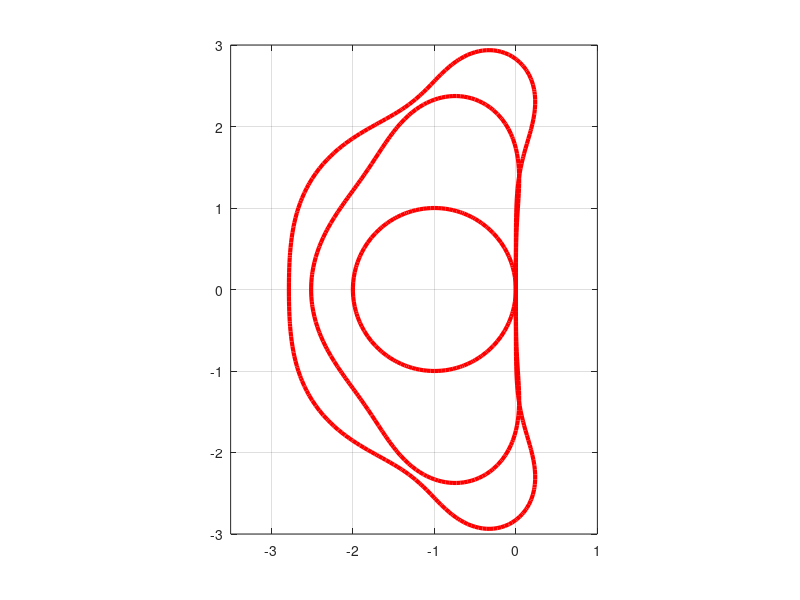

Reproduce this figure in MATLAB.
clear all
close all
clc
%%%%% 
%tabulo la x nella parte negativa del campo reale
x=linspace(-3.5,1);
y=linspace(-3,3);
[X,Y]=meshgrid(x,y);
Z=X+i*Y; %i e' la parte immaginaria
F=abs(Z+1);
contour(X,Y,F,[1,1],'r','LineWidth',3);
axis equal %serve per avere la stessa unita' di misura nell'asse x
grid on 
hold on


F=abs(Z^2/2+Z+1);
contour(X,Y,F,[1,1],'r','LineWidth',3);
axis equal %serve per avere la stessa unita' di misura nell'asse x
grid on 
hold on


F=abs(Z.^3/6+Z.^2/2+Z+1);
contour(X,Y,F,[1,1],'r','LineWidth',3);
axis equal %serve per avere la stessa unita' di misura nell'asse x
grid on 
hold on


F=abs(Z.^4/24+Z.^3/6+Z.^2/2+Z+1);
contour(X,Y,F,[1,1],'r','LineWidth',3);
axis equal %serve per avere la stessa unita' di misura nell'asse x
grid on 
hold on